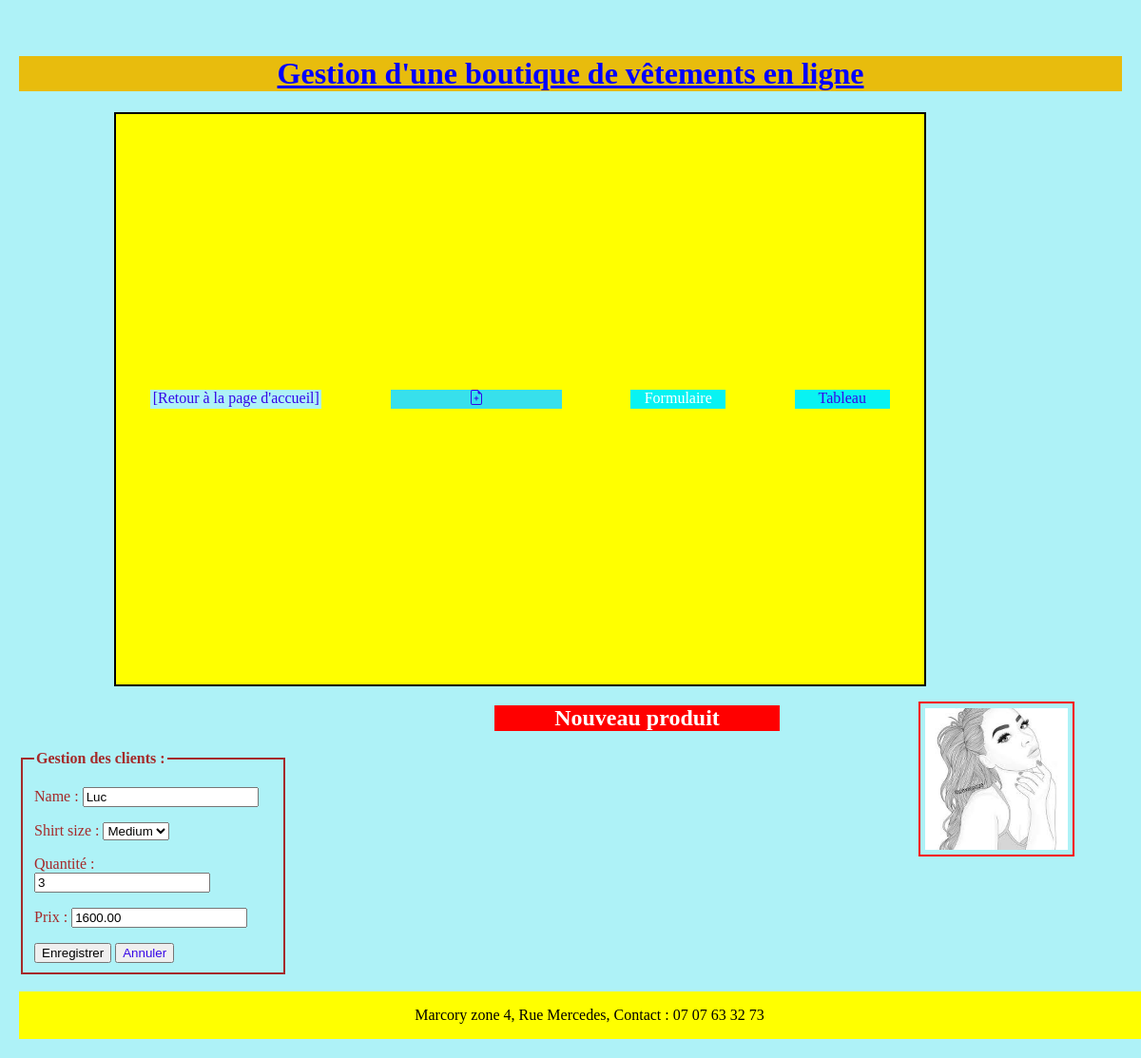
/prod/17/edit/, run on the app's committed database.
### gestion/models.py (models this page shows, shortened)
class Person(models.Model):
    SHIRT_SIZES = {
        "S": "Small",
        "M": "Medium",
        "L": "Large"
    }
    name = models.CharField(max_length=60)
    shirt_size = models.CharField(max_length=1, choices=SHIRT_SIZES)
    qte = models.IntegerField(blank=True, default=0, null=True, verbose_name='quantité')
    prix = models.DecimalField(max_digits=10, decimal_places=2)

### gestion/views.py (the view)
# urls.py: path('prod/<int:pk>/edit/', views.prod_edit, name='prod_edit'),
def prod_edit(request, pk):
    prod = get_object_or_404(Person, pk=pk)
    if request.method== "POST":
        form = PersonForm(request.POST, instance=prod)
        if form.is_valid():
            prod = form.save(commit=False)
            prod.save()
            return redirect('prod_detail', pk=prod.pk)
    else:
        form = PersonForm(instance=prod)
    return render(request, 'gestion/prod_edit.html', {'form':form})

### gestion/forms.py
class PersonForm(forms.ModelForm):
    class Meta :
        model = Person
        fields = ('name', 'shirt_size', 'qte', 'prix')

### gestion/templates/gestion/prod_edit.html (shortened to what this page needs)
{% extends 'gestion/base.html' %}
{% block content %}
<!DOCTYPE html>
<html lang="fr">
<head>
</head>
<body>
    <h2 style="text-align: center;background-color: red;color: white;width: 300px;margin-left: 500px;">Nouveau produit</h2>
    <form method="POST" class="post-form">
        <fieldset style="width: 250px;border: 2px solid; color: brown;">
            <legend><strong>Gestion des clients :</strong></legend>
        {{ form.as_p }}
        <button type="submit" class="save btn btn-default">Enregistrer</button>
        <button type="submit"><a href="{% url 'prod_list' %}">Annuler</a></button>
        </fieldset>
    </form>
</body>
</html>
{% endblock %}

### gestion/static/css/gestion.css (style rules this page uses)
body { margin:10px; padding:10px; background-color:rgb(174, 242, 247); }
a:link { color: #3606e7; text-decoration: none; }

### data on the page
Person: name "Luc", shirt_size "Medium", qte "3", prix "1600.00"
